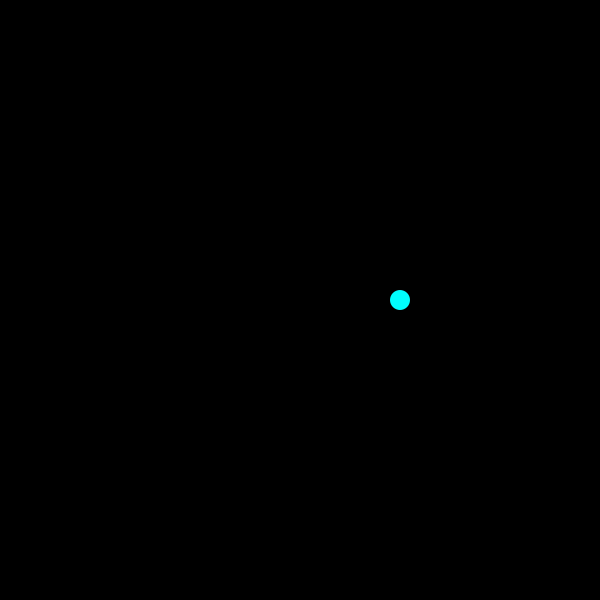
Frame 1 (no input)
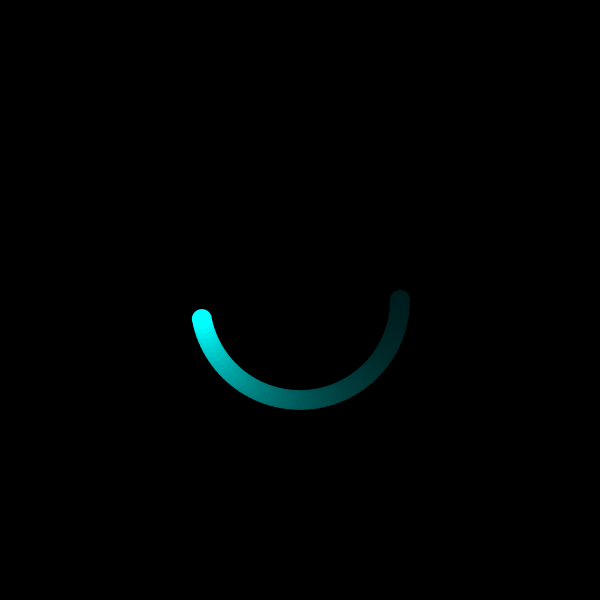
Frame 60 (the mouse pressed at the canvas centre just before this capture)
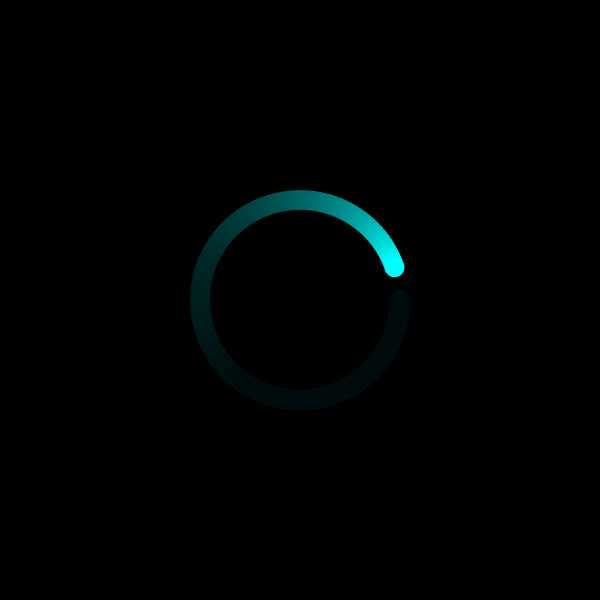
Frame 120 (the mouse held since frame 60 and released just before this capture)

The Processing sketch that drew these frames (run headless with seeded random() and noise(); from frame 60 on, the mouse is pressed at the canvas centre):

// Processing sketch: day4_02_polar_LoadingCircle
// ── day4_02_polar_LoadingCircle.pde
float r = 100;
float theta = 0;

void setup() {
  size(600,600);
  background(0);  
  smooth();
}

void draw() {
  fill(0,10);
  rect(0,0,width,height);
  
  float x = r * cos(theta);
  float y = r * sin(theta);
  
  fill(0,255,255);
  noStroke();
  ellipse(x + width/2, y + height/2, 20, 20);
  
  theta += 0.05;
}
